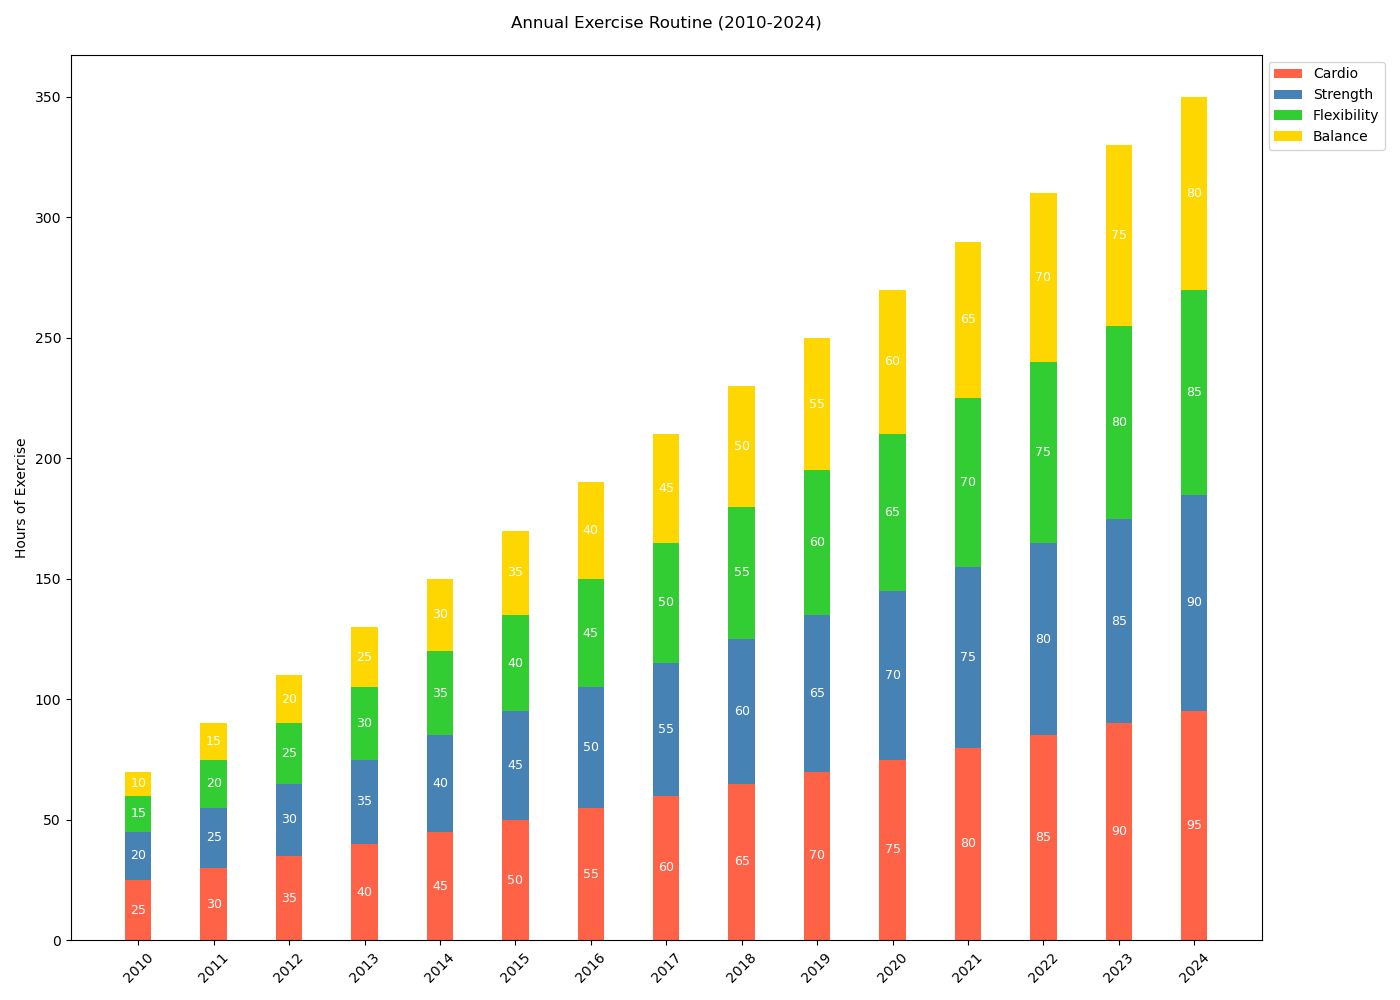

Recreate this plot in Python.

import matplotlib.pyplot as plt
import numpy as np

years = np.array(['2010', '2011', '2012', '2013', '2014', '2015', '2016', '2017', '2018', '2019', '2020', '2021', '2022', '2023', '2024'])
Cardio = np.array([25, 30, 35, 40, 45, 50, 55, 60, 65, 70, 75, 80, 85, 90, 95])
Strength = np.array([20, 25, 30, 35, 40, 45, 50, 55, 60, 65, 70, 75, 80, 85, 90])
Flexibility = np.array([15, 20, 25, 30, 35, 40, 45, 50, 55, 60, 65, 70, 75, 80, 85])
Balance = np.array([10, 15, 20, 25, 30, 35, 40, 45, 50, 55, 60, 65, 70, 75, 80])

bar_width = 0.35
fig, ax = plt.subplots(figsize=(14, 10))

ax.bar(years, Cardio, width=bar_width, label='Cardio', color='#FF6347')
ax.bar(years, Strength, bottom=Cardio, width=bar_width, label='Strength', color='#4682B4')
ax.bar(years, Flexibility, bottom=Cardio+Strength, width=bar_width, label='Flexibility', color='#32CD32')
ax.bar(years, Balance, bottom=Cardio+Strength+Flexibility, width=bar_width, label='Balance', color='#FFD700')

ax.set_ylabel('Hours of Exercise')
ax.set_title('Annual Exercise Routine (2010-2024)', pad=20)
ax.set_xticks(np.arange(len(years)))
ax.set_xticklabels(years, rotation=45)
ax.legend(ncol=1, loc='upper left', bbox_to_anchor=(1, 1))

for i in range(len(years)):
    ax.text(i, Cardio[i] / 2, str(Cardio[i]), ha='center', va='center', color='white', fontsize=9)
    ax.text(i, Cardio[i] + Strength[i] / 2, str(Strength[i]), ha='center', va='center', color='white', fontsize=9)
    ax.text(i, Cardio[i] + Strength[i] + Flexibility[i] / 2, str(Flexibility[i]), ha='center', va='center', color='white', fontsize=9)
    ax.text(i, Cardio[i] + Strength[i] + Flexibility[i] + Balance[i] / 2, str(Balance[i]), ha='center', va='center', color='white', fontsize=9)

plt.tight_layout()
plt.show()
